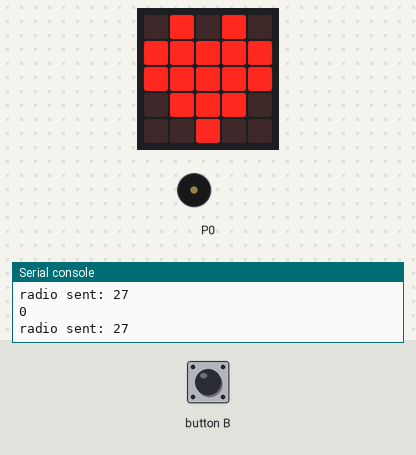
Simulated run of this program. Board: BBC micro:bit (MakeCode). Parts: the board's 5×5 LED display, buzzer (waves = sounding), the last lines printed to the serial console. The inputs (shaded band) are chosen by the test bench. No radio messages arrive unless stated (any console line starting 'radio sent:' is added by the test bench).

Above: at 1.8 s.
1.9 s: button B pressed for 0.15 s
At 2.4 s:
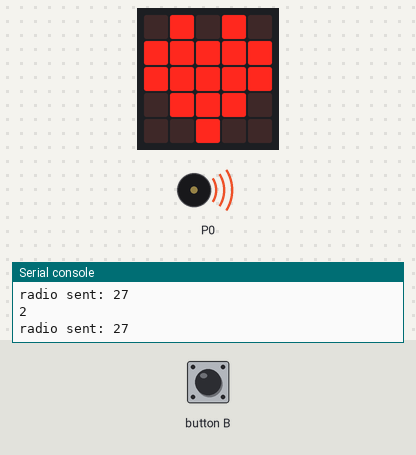
Timing chart, 0 to 7.6 s (numbered marks = the images above; inputs shaded):
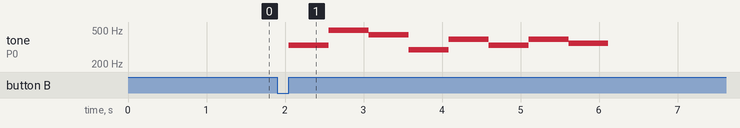

The program:

main.ts
```typescript
function andar_e_correr () {
    IANNY_KAELLY_RODRIGUES_DE_OLIVEIRA = [0, 1]
    game.addLife(11)
}
input.onButtonPressed(Button.B, function () {
    music.play(music.stringPlayable("E B A D G E G F ", 119), music.PlaybackMode.UntilDone)
    control.waitForEvent(4, 90)
})
let IANNY_KAELLY_RODRIGUES_DE_OLIVEIRA: number[] = []
led.unplot(4, 1)
led.plot(3, 1)
basic.showIcon(IconNames.Heart)
basic.forever(function () {
    serial.writeLine("" + (control.eventValue()))
    radio.sendNumber(3 * 9)
})
```

test.ts
```typescript
// testes vão aqui; isto não será compilado quando este pacote for usado como uma extensão.
```

Measured:
- after the input at 1.9 s, tone on P0: plays 330 Hz for 0.51 s, 494 Hz for 0.51 s, 440 Hz for 0.51 s, 294 Hz for 0.51 s, 392 Hz for 0.51 s, 330 Hz for 0.51 s … (8 notes in this stretch), starting after 0.15 s
